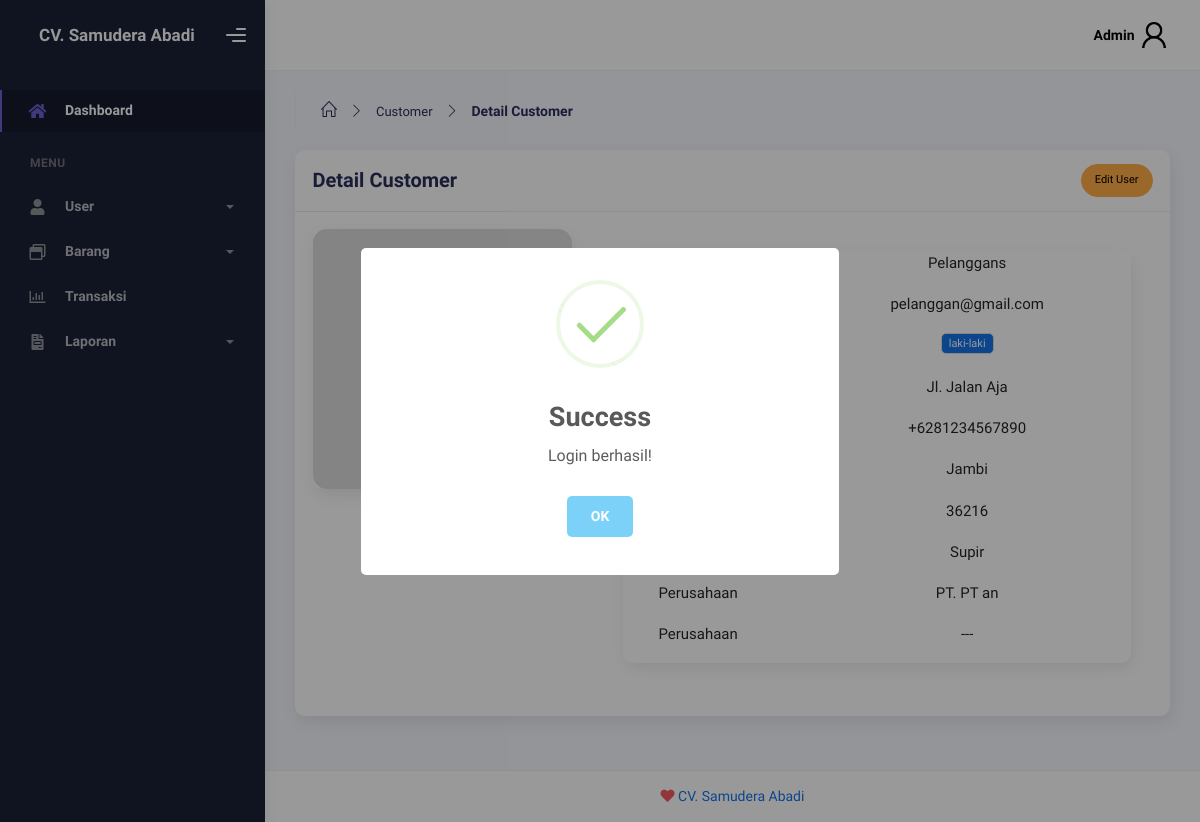
Page /admin/pelanggan/detail/1 (signed in) on the committed database.
### tables this page shows
CREATE TABLE pelanggan (
    id INT(5) AUTO_INCREMENT PRIMARY KEY,
    email VARCHAR(50) NOT NULL UNIQUE,
    nama VARCHAR(50) NOT NULL,
    jenis_kelamin ENUM('laki-laki', 'perempuan') NOT NULL,
    alamat VARCHAR(150) NOT NULL,
    kota VARCHAR(25),
    kode_pos VARCHAR(5),
    pekerjaan VARCHAR(20),
    perusahaan VARCHAR(25),
    npwp VARCHAR(16),
    no_telp VARCHAR(15) NOT NULL,
    foto VARCHAR(50),
    created_at TIMESTAMP DEFAULT CURRENT_TIMESTAMP,
    FOREIGN KEY (email) REFERENCES users(email)
);

### controllers/admin/IndexAdminCtrl.php (called while the page is built, shortened)
<?php
class IndexAdminCtrl {
    private $pelanggan;
    public function __construct($pdo = null) {
        $this->pelanggan = new Pelanggan($pdo);
    }
    public function detailPelanggan($id) {
        $pelanggan = $this->pelanggan->getById($id);
        renderView('admin/user/detail-pelanggan', compact('pelanggan'));
    }
}

### public/index.php (called while the page is built, shortened)
<?php
require_once '../config/app.php';
require_once '../routes/index.php';
handleRequest($_SERVER['REQUEST_URI'], $pdo);
?>

### models/BaseModel.php (called while the page is built, shortened)
<?php
class BaseModel {
    protected $pdo;
    protected $table;
    public function __construct($pdo, $table) {
        $this->pdo = $pdo;
        $this->table = $table;
    }
    public function getById($id) {
        $stmt = $this->pdo->prepare("SELECT * FROM $this->table WHERE id = :id");
        $stmt->execute(['id' => $id]);
        return $stmt->fetch(PDO::FETCH_ASSOC);
    }
}
?>

### views/pages/admin/user/detail-pelanggan.php (the view, shortened to what this page needs)
<div class="container">
    <div class="page-inner">
        <div class="page-header">
            <ul class="breadcrumbs" style="margin:0;">
                <li class="nav-home">
                    <a href="/admin/dashboard">
                    <i class="icon-home"></i>
                    </a>
                </li>
                <li class="separator">
                    <i class="icon-arrow-right"></i>
                </li>
                <li class="nav-item">
                    <a href="/admin/pelanggan-list">Customer</a>
                </li>
                <li class="separator">
                    <i class="icon-arrow-right"></i>
                </li>
                <li class="nav-item">
                    <b>Detail Customer</b>
                </li>
            </ul>
        </div>
        <div class="row">
            <div class="col-md-12">
                <div class="card">
                    <div class="card-header d-flex justify-content-between">
                        <h4 class="card-title">Detail Customer</h4>
                        <a class="btn btn-sm btn-warning btn-round ms-auto" href="/admin/edit/pelanggan/<?php echo $pelanggan['id']; ?>">
                            Edit User
                        </a>
                    </div>
                    <div class="card-body">
                        <div class="row row-demo-grid">
                            <div class="col-6 col-md-4">
                                <div class="card ">
                                    <div class="card-body rounded-4">
                                    </div>
                                </div>
                            </div>
                            <div class="col-12 col-md-8">
                                <div class="card m-4">
                                        <div class="row">
                                            <div class="col-md-4">
                                                <p>Nama</p>
                                            </div>
                                            <div class="col-md-8">
                                                <p><?= $pelanggan['nama'] ?></p>
                                            </div>
                                        </div>
                                        <div class="row">
                                            <div class="col-md-4">
                                                <p>Email</p>
                                            </div>
                                            <div class="col-md-8">
                                                <p><?= $pelanggan['email'] ?></p>
                                            </div>
                                        </div>
                                        <div class="row">
                                            <div class="col-md-4">
                                                <p>Jenis Kelamin</p>
                                            </div>
                                            <div class="col-md-8">
                                                <?php if($pelanggan['jenis_kelamin'] == 'laki-laki') { ?>
                                                    <p class="badge bg-primary"><?= $pelanggan['jenis_kelamin'] ?></p>
                                                <?php } else { ?>
                                                    <p class="badge bg-success"><?= $pelanggan['jenis_kelamin'] ?></p>
                                                <?php } ?>
                                            </div>
                                        </div>
                                        <div class="row">
                                            <div class="col-md-4">
                                                <p>Alamat</p>
                                            </div>
                                            <div class="col-md-8">
                                                <p><?= $pelanggan['alamat'] ?></p>
                                            </div>
                                        </div>
                                        <div class="row">
                                            <div class="col-md-4">
                                                <p>Nomor Telepon</p>
                                            </div>
                                            <div class="col-md-8">
                                                <p><?= $pelanggan['no_telp'] ?></p>
                                            </div>
                                        </div>
                                        <div class="row">
                                            <div class="col-md-4">
                                                <p>Kota</p>
                                            </div>
                                            <div class="col-md-8">
                                                <p><?= !empty($pelanggan['kota']) ? $pelanggan['kota'] : '---' ?></p>
                                            </div>
                                        </div>
                                        <div class="row">
                                            <div class="col-md-4">
                                                <p>Kode Pos</p>
                                            </div>
                                            <div class="col-md-8">
                                                <p><?= !empty($pelanggan['kode_pos']) ? $pelanggan['kode_pos'] : '---' ?></p>
                                            </div>
                                        </div>
                                        <div class="row">
                                            <div class="col-md-4">
                                                <p>Pekerjaan</p>
                                            </div>
                                            <div class="col-md-8">
                                                <p><?= !empty($pelanggan['pekerjaan']) ? $pelanggan['pekerjaan'] : '---' ?></p>
                                            </div>
                                        </div>
                                        <div class="row">
                                            <div class="col-md-4">
                                                <p>Perusahaan</p>
                                            </div>
                                            <div class="col-md-8">
                                                <p><?= !empty($pelanggan['perusahaan']) ? $pelanggan['perusahaan'] : '---' ?></p>
                                            </div>
                                        </div>
                                        <div class="row">
                                            <div class="col-md-4">
                                                <p>Perusahaan</p>
                                            </div>
                                            <div class="col-md-8">
                                                <p><?= !empty($pelanggan['npwp']) ? $pelanggan['npwp'] : '---' ?></p>
                                            </div>
                                        </div>
                                </div>
                            </div>
                        </div>
                    </div>
                </div>
            </div>
        </div>
    </div>
</div>

### config/app.php (shortened to what this page needs)
<?php
$routes = [];
function addRoute($method, $route, $controllerPath, $controller, $action) {
    global $routes;
    $routes[] = [
        'method' => $method,
        'route' => $route,
        'controllerPath' => $controllerPath,
        'controller' => $controller,
        'action' => $action
    ];
}
function handleRequest($requestUri, $pdo) {
    global $routes;
    foreach ($routes as $route) {
        if ($_SERVER['REQUEST_METHOD'] == $route['method']) {
            $pattern = str_replace(':id', '(\d+)', $route['route']);
            if (preg_match("#^{$pattern}$#", $requestUri, $matches)) {
                array_shift($matches);
                $controllerFilePath = "../controllers/{$route['controllerPath']}/{$route['controller']}.php";
                if (file_exists($controllerFilePath)) {
                    $controller = new $controllerClass($pdo);
                    $action = $route['action'];
                    $controller->$action(...$matches);
                    return;
                }
            }
        }
    }
    require_once '../views/components/auth/header.php';
    require_once '../views/components/auth/footer.php';
}
function renderView($view, $data = []) {
    extract($data);
    $baseDir = '../views/';
    $requestUri = filter_var($_SERVER['REQUEST_URI'], FILTER_SANITIZE_URL);
    if ($requestUri == "/login" || $requestUri == "/register") {
        $component = 'auth';
    } elseif (strpos($requestUri, "/admin") === 0) {
        $component = 'admin';
    } elseif ($requestUri == "/" || strpos($requestUri, "/public") === 0) {
        $component = 'guest';
    } else {
        $component = 'pelanggan';
    }
    $headerPath = $baseDir . "components/{$component}/header.php";
    $contentPath = $baseDir . "pages/{$view}.php";
    $footerPath = $baseDir . "components/{$component}/footer.php";
    if (file_exists($headerPath)) require_once $headerPath;
    if (file_exists($contentPath)) require_once $contentPath;
    if (file_exists($footerPath)) require_once $footerPath;
}

### views/components/admin/header.php (shortened to what this page needs)
<!DOCTYPE html>
<html lang="en">
    <head>
        <link rel="stylesheet" href="/assets/admin/css/bootstrap.min.css" />
        <link rel="stylesheet" href="/assets/admin/css/plugins.min.css" />
        <link rel="stylesheet" href="/assets/admin/css/kaiadmin.min.css" />
        <link rel="stylesheet" href="/assets/admin/css/demo.css" />
    </head>
    <body>
        <div class="wrapper">
            <?php require_once('sidebar.php');?>
            <div class="main-panel">
                <div class="main-header">
                    <?php require_once('navbar.php');?>
                </div>

### views/components/admin/sidebar.php (shortened to what this page needs)
<div class="sidebar" data-background-color="dark">
    <div class="sidebar-logo">
        <div class="logo-header" data-background-color="dark">
            <a href="/admin/dashboard" class="text-light m-3 logo">
                <b>CV. Samudera Abadi</b>
            </a>
            <div class="nav-toggle">
                <button class="btn btn-toggle toggle-sidebar"><i class="gg-menu-right"></i></button>
            </div>
        </div>
    </div>
    <div class="sidebar-wrapper scrollbar scrollbar-inner">
        <div class="sidebar-content">
            <ul class="nav nav-secondary">
                <li class="nav-item active">
                    <a href="/admin/dashboard" class="collapsed" aria-expanded="false">
                        <i class="fas fa-home"></i>
                        <p>Dashboard</p>
                    </a>
                </li>
                <li class="nav-section">
                    <h4 class="text-section">menu</h4>
                </li>
                <li class="nav-item">
                    <a data-bs-toggle="collapse" href="#user">
                    <i class="fas fa-user"></i>
                        <p>User</p>
                        <span class="caret"></span>
                    </a>
                </li>
                <li class="nav-item">
                    <a data-bs-toggle="collapse" href="#barang">
                    <i class="far fa-window-restore"></i>
                        <p>Barang</p>
                        <span class="caret"></span>
                    </a>
                </li>
                <li class="nav-item">
                    <a href="/admin/transaksi/list">
                        <i class="far fa-chart-bar"></i>
                        <p>Transaksi</p>
                    </a>
                </li>
                <li class="nav-item">
                    <a data-bs-toggle="collapse" href="#laporan">
                        <i class="fas fa-file-invoice"></i>
                        <p>Laporan</p>
                        <span class="caret"></span>
                    </a>
                </li>
            </ul>
        </div>
    </div>
</div>

### views/components/admin/navbar.php (shortened to what this page needs)
<nav class="navbar navbar-header navbar-header-transparent navbar-expand-lg border-bottom">
    <div class="container-fluid">
        <ul class="navbar-nav topbar-nav ms-md-auto align-items-center">
            <li class="nav-item topbar-user dropdown hidden-caret">
                <a class="dropdown-toggle profile-pic" data-bs-toggle="dropdown" href="#" aria-expanded="false">
                    <span class="profile-username">
                        <span class="fw-bold"><?= $_SESSION['nama'] ?></span>
                    </span>
                    <div class="avatar-sm">
                        <img src="/assets/img/profile/<?= $_SESSION['foto'] ?>" alt="..." class="avatar-img rounded-circle"/>
                    </div>
                </a>
            </li>
        </ul>
    </div>
</nav>

### views/components/admin/footer.php (shortened to what this page needs)
                    <footer class="footer">
                        <div class="container-fluid d-flex justify-content-center">
                            <div class="copyright"><i class="fa fa-heart heart text-danger"></i>
                                <a href="">CV. Samudera Abadi</a>
                            </div>
                        </div>
                    </footer>
                </div>
            </div>
    </body>
</html>

### public/assets/admin/css/demo.css (style rules this page uses)
.row-demo-grid { margin-bottom: 15px; }
.row-demo-grid [class^="col"] { text-align: center; }
.row-demo-grid [class^="col"] .card-body { background: #ddd; }

### rows in the picture
pelanggan: nama "Pelanggans", email "pelanggan@gmail.com", jenis_kelamin "laki-laki", alamat "Jl. Jalan Aja", no_telp "+6281234567890", kota "Jambi", kode_pos "36216", pekerjaan "Supir", perusahaan "PT. PT an"
